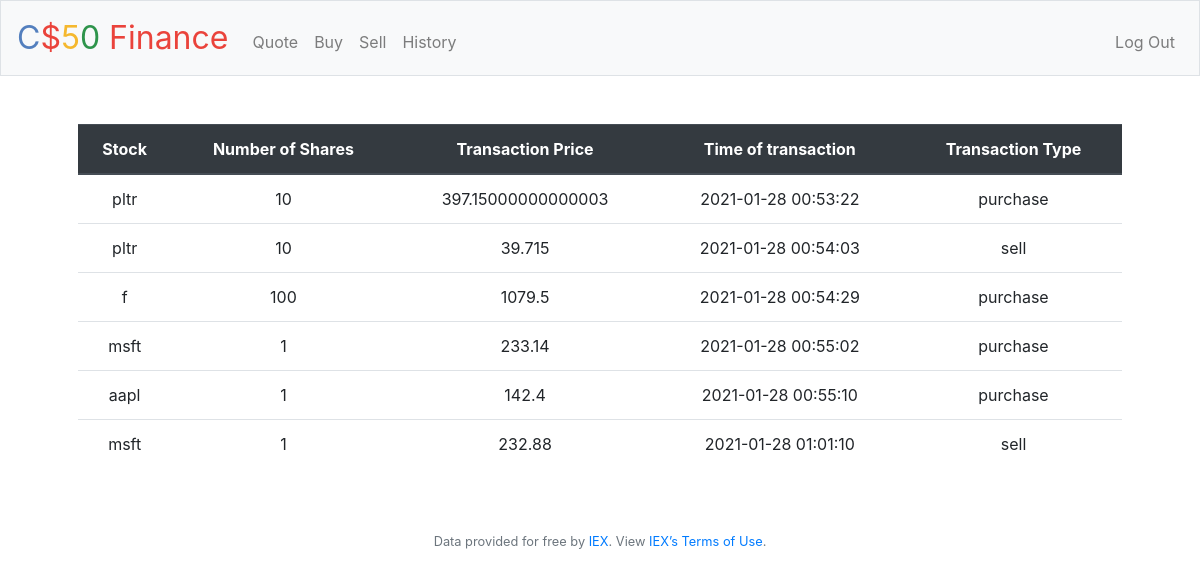
The app's page /history (signed in) with its own data.
### tables this page shows
CREATE TABLE transactions (transaction_id INTEGER PRIMARY KEY, user_id INTEGER NOT NULL, 
stock TEXT NOT NULL, price INTEGER NOT NULL, timestamp TIMESTAMP, amount INTEGER, transaction_type TEXT, 
FOREIGN KEY(user_id) REFERENCES users (id));

### application.py (the view)
@app.route("/history")
@login_required
def history():
    userid = session["user_id"]
    results = db.execute("SELECT * FROM transactions WHERE user_id = ?",userid)
    return render_template("history.html", results=results)

### application.py (called while the page is built)
@app.after_request
def after_request(response):
    response.headers["Cache-Control"] = "no-cache, no-store, must-revalidate"
    response.headers["Expires"] = 0
    response.headers["Pragma"] = "no-cache"
    return response

### helpers.py (called while the page is built)
def login_required(f):
    @wraps(f)
    def decorated_function(*args, **kwargs):
        if session.get("user_id") is None:
            return redirect("/login")
        return f(*args, **kwargs)
    return decorated_function

### templates/history.html (shortened to what this page needs)
{% extends "layout.html" %}
{% block main %}
<table class="table">
    <thead class="thead-dark">
    <tr>
        <th>Stock</th>
        <th>Number of Shares</th>
        <th>Transaction Price</th>
        <th>Time of transaction</th>
        <th>Transaction Type</th>
    </tr>
    </thead>
    <tbody>
    {% for result in results %}
    <tr>
        <td>{{result.stock}}</td>
        <td>{{result.amount}}</td>
        <td>{{result.price}}</td>
        <td>{{result.timestamp}}</td>
        <td>{{result.transaction_type}}</td>
    {% endfor %}
    </tr>
    </tbody>
</table>
{% endblock %}

### records on screen
transactions: stock "pltr", amount "10", price "397.15000000000003", timestamp "2021-01-28 00:53:22", transaction_type "purchase"
transactions: stock "pltr", amount "10", price "39.715", timestamp "2021-01-28 00:54:03", transaction_type "sell"
transactions: stock "f", amount "100", price "1079.5", timestamp "2021-01-28 00:54:29", transaction_type "purchase"
transactions: stock "msft", amount "1", price "233.14", timestamp "2021-01-28 00:55:02", transaction_type "purchase"
transactions: stock "aapl", amount "1", price "142.4", timestamp "2021-01-28 00:55:10", transaction_type "purchase"
transactions: stock "msft", amount "1", price "232.88", timestamp "2021-01-28 01:01:10", transaction_type "sell"
